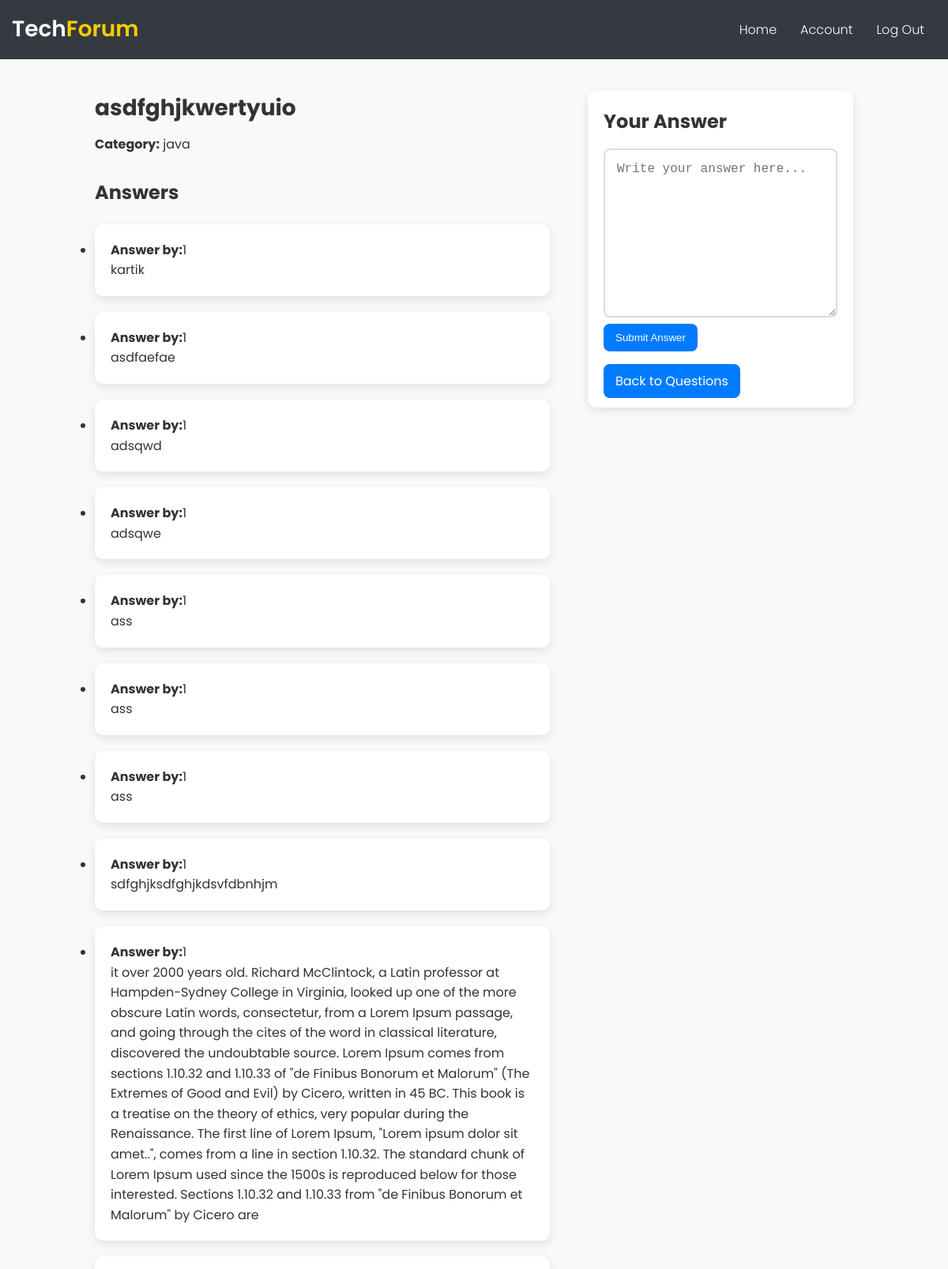
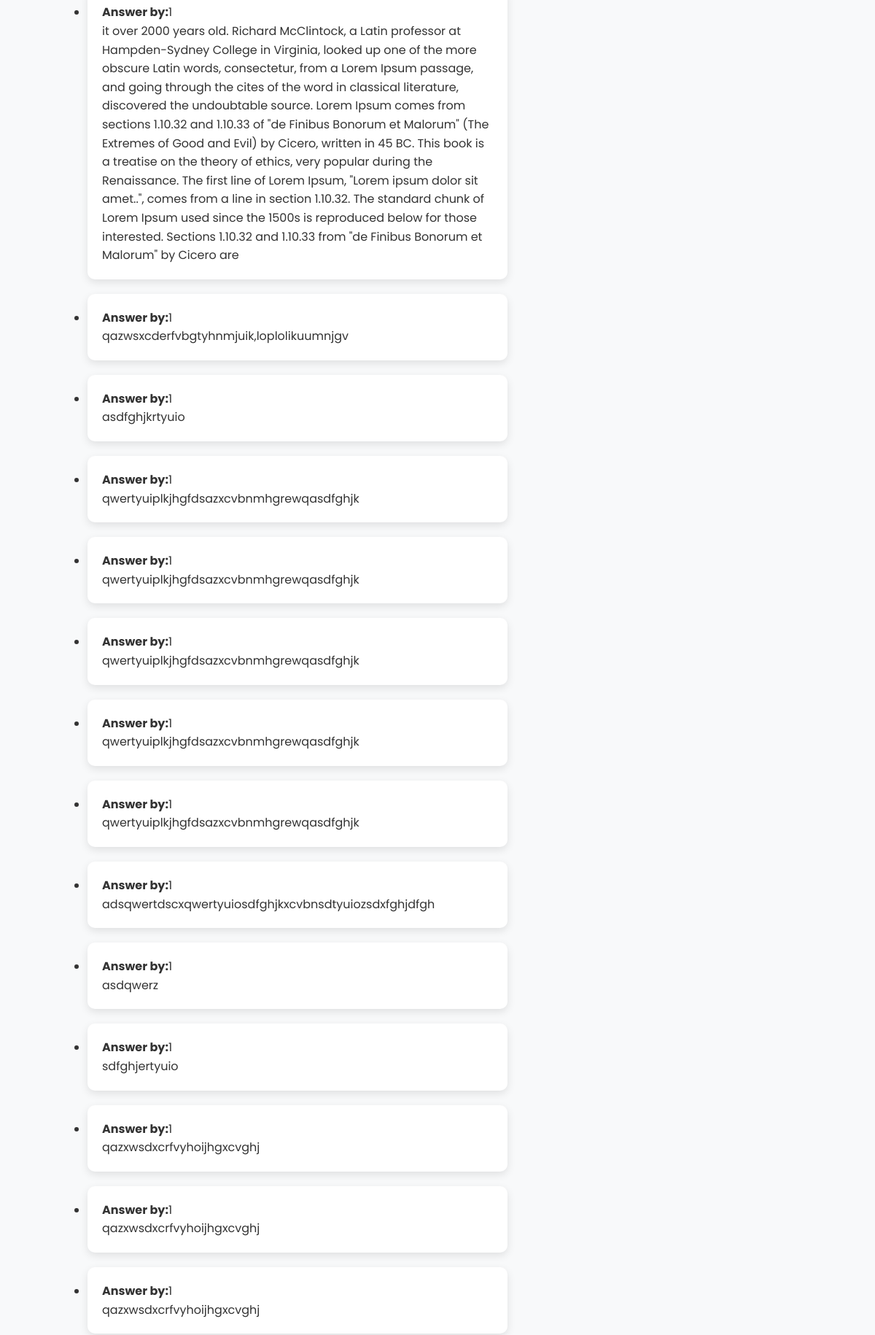
Screenshot of /question/1 (upper part) with the database file from the repository (2 pictures, top to bottom).
### tables this page shows
CREATE TABLE questions (
        id INTEGER PRIMARY KEY AUTOINCREMENT,
        title TEXT NOT NULL,
        content TEXT NOT NULL
    );

CREATE TABLE answers (
        id INTEGER PRIMARY KEY AUTOINCREMENT,
        question_id INTEGER NOT NULL,
        content TEXT NOT NULL,
        FOREIGN KEY (question_id) REFERENCES questions (id)
    );

### app.py (the view)
@app.route('/question/<int:question_id>', methods=['GET', 'POST'])
def question(question_id):
    conn = sqlite3.connect('techforum.db')
    cursor = conn.cursor()
    cursor.execute('SELECT * FROM questions WHERE id = ?', (question_id,))
    question = cursor.fetchone()
    if question is None:
        flash('Question not found.')
        return redirect(url_for('home'))
    if request.method == 'POST':
        answer_content = request.form['answer']
        cursor.execute('INSERT INTO answers (question_id, content) VALUES (?, ?)', (question_id, answer_content))
        conn.commit()
    cursor.execute('SELECT * FROM answers WHERE question_id = ? ORDER BY id DESC', (question_id,))
    answers = cursor.fetchall()
    conn.close()
    return render_template('answer.html', question=question, answers=answers)

### templates/answer.html (shortened to what this page needs)
<!DOCTYPE html>
<html lang="en">
<head>
    <link rel="stylesheet" href="/static/answer.css">
    <link rel="stylesheet" type="text/css" href="{{ url_for('static', filename='answer.css') }}">
</head>
<body>
    <header class="navbar">
        <div class="logo">Tech<span>Forum</span></div>
        <nav>
            <ul class="nav-links">
                <li><a href="{{ url_for('home') }}">Home</a></li>
                <li><a href="{{ url_for('account') }}">Account</a></li>
                <li><a href="{{ url_for('logout') }}">Log Out</a></li>
            </ul>
        </nav>
    </header>
    <main class="main-content">
        <div class="question-answers">
            <section class="question-detail">
                <h2>{{ question[2] }}</h2>
                <p><strong>Category:</strong> {{ question[1] }}</p>
            </section>
            <section class="answers-section">
                <h3>Answers</h3>
                <ul>
                    {% for answer in answers %}
                    <li>
                        <div class="answer-item">
                            <p><strong>Answer by:</strong>{{ answer[1] }}</p>
                            <p>{{ answer[2] }}</p>
                        </div>
                    </li>
                    {% endfor %}
                </ul>
            </section>
        </div>
        <section class="answer-form">
            <h3>Your Answer</h3>
            <form method="POST" action="{{ url_for('question', question_id=question[0]) }}">
                <textarea id="new-answer" rows="10" name="answer" placeholder="Write your answer here..." required></textarea>
                <button type="submit" class="submit-btn" value="Post Answer">Submit Answer</button>
            </form>
            <br>
            <a href="{{ url_for('home') }}" class="submit-btn">Back to Questions</a>
        </section>
    </main>
</body>
</html>

### static/answer.css (style rules this page uses)
* { margin: 0; padding: 0; box-sizing: border-box; }
body { font-family: 'Poppins', sans-serif; background-color: #f8f9fa; color: #333; line-height: 1.6; }
a { text-decoration: none; color: #007bff; }
.navbar { background-color: #343a40; color: #fff; display: flex; justify-content: space-between; align-items: center; padding: 15px; }
.logo { font-size: 28px; font-weight: 600; }
.logo span { color: #ffcc00; }
.nav-links { list-style: none; display: flex; }
.nav-links li { margin: 0 15px; }
.nav-links a { color: #fff; font-weight: 300; }
.main-content { display: flex; justify-content: space-between; padding: 40px 20px; max-width: 1000px; margin: 0 auto; }
.question-answers { width: 60%; }
.answer-form { width: 35%; height: 50%; background-color: #fff; padding: 20px; border-radius: 10px; box-shadow: 0 4px 12px rgba(0, 0, 0, 0.1); }
.question-detail h2 { font-size: 28px; margin-bottom: 10px; }
.question-detail p { font-size: 16px; }
.answers-section { margin-top: 30px; }
.answers-section h3 { font-size: 24px; margin-bottom: 20px; }
.answer-item { background-color: #fff; padding: 20px; border-radius: 10px; margin-bottom: 20px; box-shadow: 0 4px 12px rgba(0, 0, 0, 0.1); }
.answer-form h3 { font-size: 24px; margin-bottom: 15px; }
.answer-form textarea { width: 100%; padding: 15px; border: 2px solid #ddd; border-radius: 8px; font-size: 16px; }
.submit-btn { background-color: #007bff; color: #fff; padding: 10px 15px; border: none; border-radius: 8px; cursor: pointer; }

### rows the page displays
questions: content "asdfghjkwertyuio", title "java"
answers: question "1", content "kartik"
answers: question "1", content "asdfaefae"
answers: question "1", content "adsqwd"
answers: question "1", content "adsqwe"
answers: question "1", content "ass"
answers: question "1", content "ass"
answers: question "1", content "ass"
answers: question "1", content "sdfghjksdfghjkdsvfdbnhjm"
answers: question "1", content "it over 2000 years old. Richard McClintock, a Latin professor at Hampden-Sydney College in Virginia, looked up one of the more obscure Latin words, consectetur, from a Lorem Ipsum passage, and going through the cites of the word in classical literature, discovered the undoubtable source. Lorem Ipsum comes from sections 1.10.32 and 1.10.33 of \"de Finibus Bonorum et Malorum\" (The Extremes of Good and Evil) by Cicero, written in 45 BC. This book is a treatise on the theory of ethics, very popular during the Renaissance. The first line of Lorem Ipsum, \"Lorem ipsum dolor sit amet..\", comes from a line in section 1.10.32. The standard chunk of Lorem Ipsum used since the 1500s is reproduced below…"
answers: question "1", content "it over 2000 years old. Richard McClintock, a Latin professor at Hampden-Sydney College in Virginia, looked up one of the more obscure Latin words, consectetur, from a Lorem Ipsum passage, and going through the cites of the word in classical literature, discovered the undoubtable source. Lorem Ipsum comes from sections 1.10.32 and 1.10.33 of \"de Finibus Bonorum et Malorum\" (The Extremes of Good and Evil) by Cicero, written in 45 BC. This book is a treatise on the theory of ethics, very popular during the Renaissance. The first line of Lorem Ipsum, \"Lorem ipsum dolor sit amet..\", comes from a line in section 1.10.32. The standard chunk of Lorem Ipsum used since the 1500s is reproduced below…"
answers: question "1", content "qazwsxcderfvbgtyhnmjuik,loplolikuumnjgv"
answers: question "1", content "asdfghjkrtyuio"
answers: question "1", content "qwertyuiplkjhgfdsazxcvbnmhgrewqasdfghjk"
answers: question "1", content "qwertyuiplkjhgfdsazxcvbnmhgrewqasdfghjk"
answers: question "1", content "qwertyuiplkjhgfdsazxcvbnmhgrewqasdfghjk"
answers: question "1", content "qwertyuiplkjhgfdsazxcvbnmhgrewqasdfghjk"
answers: question "1", content "qwertyuiplkjhgfdsazxcvbnmhgrewqasdfghjk"
answers: question "1", content "adsqwertdscxqwertyuiosdfghjkxcvbnsdtyuiozsdxfghjdfgh"
answers: question "1", content "asdqwerz"
answers: question "1", content "sdfghjertyuio"
answers: question "1", content "qazxwsdxcrfvyhoijhgxcvghj"
answers: question "1", content "qazxwsdxcrfvyhoijhgxcvghj"
answers: question "1", content "qazxwsdxcrfvyhoijhgxcvghj"
